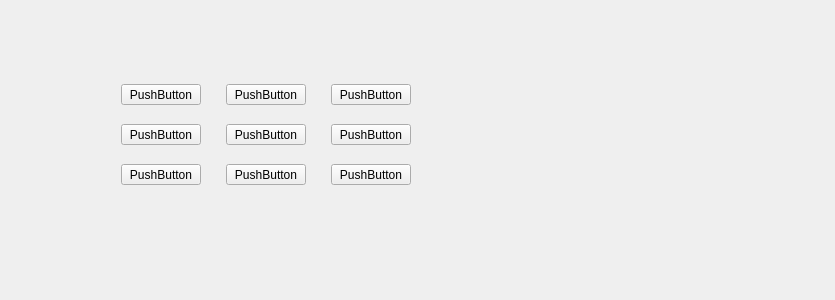
<?xml version="1.0" encoding="UTF-8"?>
<ui version="4.0">
 <class>Widget</class>
 <widget class="QWidget" name="Widget">
  <property name="geometry">
   <rect>
    <x>0</x>
    <y>0</y>
    <width>835</width>
    <height>300</height>
   </rect>
  </property>
  <property name="windowTitle">
   <string>Widget</string>
  </property>
  <widget class="QPushButton" name="pushButton_1">
   <property name="geometry">
    <rect>
     <x>121</x>
     <y>84</y>
     <width>80</width>
     <height>21</height>
    </rect>
   </property>
   <property name="text">
    <string>PushButton</string>
   </property>
  </widget>
  <widget class="QPushButton" name="pushButton_2">
   <property name="geometry">
    <rect>
     <x>226</x>
     <y>84</y>
     <width>80</width>
     <height>21</height>
    </rect>
   </property>
   <property name="text">
    <string>PushButton</string>
   </property>
  </widget>
  <widget class="QPushButton" name="pushButton_3">
   <property name="geometry">
    <rect>
     <x>331</x>
     <y>84</y>
     <width>80</width>
     <height>21</height>
    </rect>
   </property>
   <property name="text">
    <string>PushButton</string>
   </property>
  </widget>
  <widget class="QPushButton" name="pushButton_4">
   <property name="geometry">
    <rect>
     <x>121</x>
     <y>124</y>
     <width>80</width>
     <height>21</height>
    </rect>
   </property>
   <property name="text">
    <string>PushButton</string>
   </property>
  </widget>
  <widget class="QPushButton" name="pushButton_5">
   <property name="geometry">
    <rect>
     <x>226</x>
     <y>124</y>
     <width>80</width>
     <height>21</height>
    </rect>
   </property>
   <property name="text">
    <string>PushButton</string>
   </property>
  </widget>
  <widget class="QPushButton" name="pushButton_6">
   <property name="geometry">
    <rect>
     <x>331</x>
     <y>124</y>
     <width>80</width>
     <height>21</height>
    </rect>
   </property>
   <property name="text">
    <string>PushButton</string>
   </property>
  </widget>
  <widget class="QPushButton" name="pushButton_7">
   <property name="geometry">
    <rect>
     <x>121</x>
     <y>164</y>
     <width>80</width>
     <height>21</height>
    </rect>
   </property>
   <property name="text">
    <string>PushButton</string>
   </property>
  </widget>
  <widget class="QPushButton" name="pushButton_8">
   <property name="geometry">
    <rect>
     <x>226</x>
     <y>164</y>
     <width>80</width>
     <height>21</height>
    </rect>
   </property>
   <property name="text">
    <string>PushButton</string>
   </property>
  </widget>
  <widget class="QPushButton" name="pushButton_9">
   <property name="geometry">
    <rect>
     <x>331</x>
     <y>164</y>
     <width>80</width>
     <height>21</height>
    </rect>
   </property>
   <property name="text">
    <string>PushButton</string>
   </property>
  </widget>
 </widget>
 <layoutdefault spacing="6" margin="11"/>
 <resources/>
 <connections/>
</ui>
